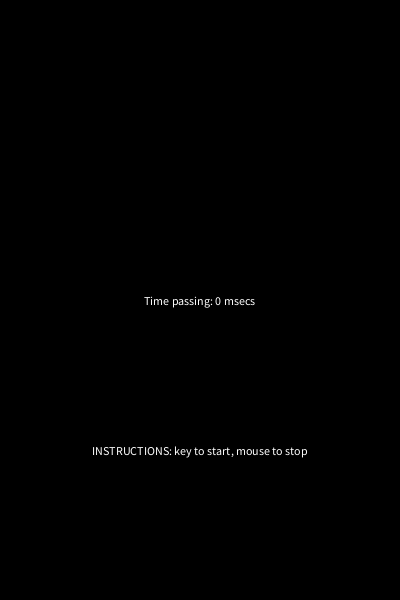
Frame 1 (no input)
Frame 60 (the mouse pressed at the canvas centre just before this capture): identical to frame 1, image omitted
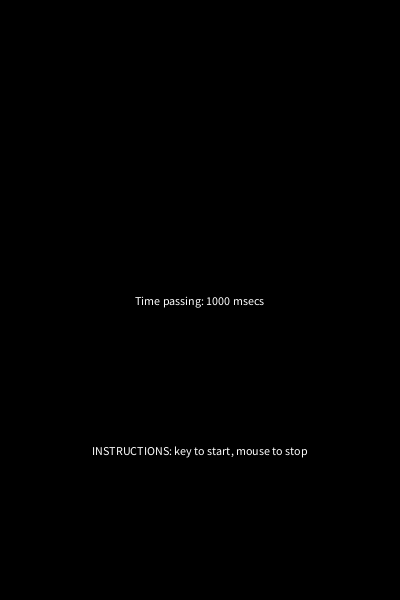
Frame 120 (the mouse held since frame 60 and released just before this capture)

The Processing sketch that drew these frames (run headless with seeded random() and noise(); from frame 60 on, the mouse is pressed at the canvas centre):

// Processing sketch: Timer_holding_mouse
// ── Timer_holding_mouse.pde
boolean active=false;
int ctime;
int stopTime;
 
void setup() {
  size(400, 600);
  fill(255);
  textAlign(CENTER, CENTER);
}
 
void draw() {
  background(0);
 
  if (active==true) {
    text("Time passing: " + (millis()-ctime) +" msecs", width/2, height/2);
  } else {
    text("Time passing: " + (stopTime-ctime) +" msecs", width/2, height/2);
  }
 
  text("INSTRUCTIONS: key to start, mouse to stop",width/2,height*0.75);
}
 
void mousePressed() {
  active=true;
  ctime=millis();
  stopTime=0;
}
 
void mouseReleased() {
 
  if (active==true) {
    active=false;
    stopTime=millis();
  }
}
